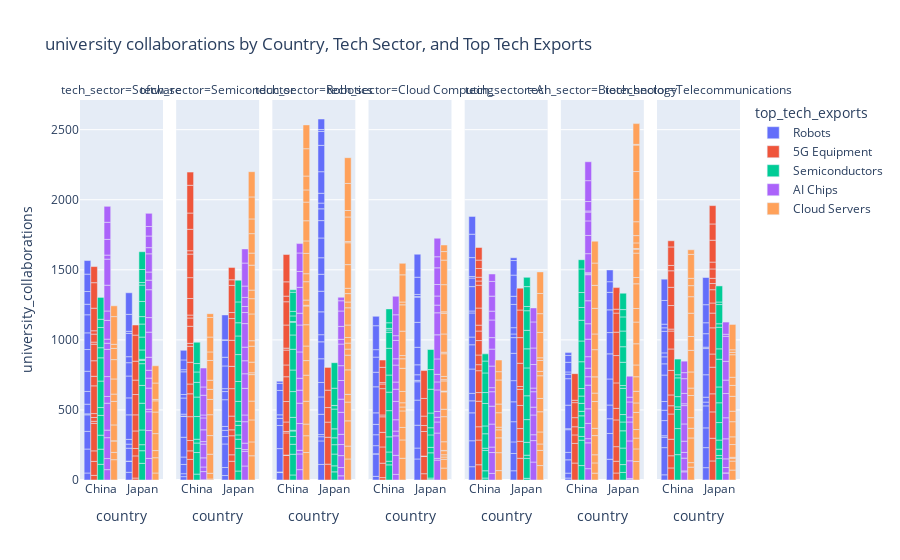

Notebook cell for this chart:
### Markdown cell above
### university collaborations by Country, Tech Sector, and Top Tech Exports

### Code cell
fig = px.bar(
    df, 
    x='country', 
    y='university_collaborations', 
    color='top_tech_exports', 
    facet_col='tech_sector', 
    title=' university collaborations by Country, Tech Sector, and Top Tech Exports',
    labels={'market_share':'Market Share (%)'}, 
    barmode='group',
    color_continuous_scale=px.colors.sequential.Rainbow
)

fig.show()

### Figure 1 — Plotly figure (JSON) as saved in the notebook; plotly's stock layout.template omitted (floating-point values rounded to 4 significant figures)
{"data": [{"alignmentgroup": "True", "hovertemplate": "top_tech_exports=Robots<br>tech_sector=Software<br>country=%{x}<br>university_collaborations=%{y}<extra></extra>", "legendgroup": "Robots", "marker": {"color": "#636efa", "pattern": {"shape": ""}}, "name": "Robots", "offsetgroup": "Robots", "orientation": "v", "showlegend": true, "textposition": "auto", "type": "bar", "x": ["China", "China", "China", "Japan", "China", "China", "China", "China", "China", "Japan", "China", "Japan", "Japan", "China", "China", "Japan", "Japan", "Japan", "Japan", "China", "Japan", "Japan", "Japan", "Japan", "Japan", "China", "Japan", "China", "China", "Japan"], "xaxis": "x", "y": [50, 171, 126, 55, 118, 7, 69, 91, 144, 79, 155, 1, 92, 119, 129, 29, 34, 175, 121, 75, 156, 95, 43, 166, 15, 91, 121, 124, 97, 154], "yaxis": "y"}, {"alignmentgroup": "True", "hovertemplate": "top_tech_exports=Robots<br>tech_sector=Semiconductor<br>country=%{x}<br>university_collaborations=%{y}<extra></extra>", "legendgroup": "Robots", "marker": {"color": "#636efa", "pattern": {"shape": ""}}, "name": "Robots", "offsetgroup": "Robots", "orientation": "v", "showlegend": false, "textposition": "auto", "type": "bar", "x": ["China", "Japan", "China", "Japan", "Japan", "China", "China", "China", "Japan", "Japan", "Japan", "China", "Japan", "China", "China", "Japan", "China", "Japan", "China", "Japan", "China", "Japan", "Japan", "China", "China", "Japan", "Japan", "China"], "xaxis": "x2", "y": [24, 32, 21, 57, 168, 66, 53, 141, 53, 44, 28, 149, 191, 2, 14, 58, 115, 21, 25, 162, 162, 62, 122, 15, 70, 2, 178, 68], "yaxis": "y2"}, {"alignmentgroup": "True", "hovertemplate": "top_tech_exports=Robots<br>tech_sector=Robotics<br>country=%{x}<br>university_collaborations=%{y}<extra></extra>", "legendgroup": "Robots", "marker": {"color": "#636efa", "pattern": {"shape": ""}}, "name": "Robots", "offsetgroup": "Robots", "orientation": "v", "showlegend": false, "textposition": "auto", "type": "bar", "x": ["China", "Japan", "Japan", "China", "Japan", "Japan", "Japan", "Japan", "Japan", "Japan", "China", "China", "Japan", "Japan", "Japan", "China", "Japan", "Japan", "Japan", "Japan", "China", "China", "Japan", "Japan", "Japan", "China", "Japan", "Japan", "Japan", "Japan", "Japan", "China", "Japan"], "xaxis": "x3", "y": [53, 111, 168, 4, 30, 15, 145, 124, 103, 169, 167, 165, 121, 51, 163, 51, 147, 121, 118, 141, 25, 174, 124, 84, 41, 51, 70, 154, 188, 100, 13, 15, 75], "yaxis": "y3"}, {"alignmentgroup": "True", "hovertemplate": "top_tech_exports=Robots<br>tech_sector=Cloud Computing<br>country=%{x}<br>university_collaborations=%{y}<extra></extra>", "legendgroup": "Robots", "marker": {"color": "#636efa", "pattern": {"shape": ""}}, "name": "Robots", "offsetgroup": "Robots", "orientation": "v", "showlegend": false, "textposition": "auto", "type": "bar", "x": ["Japan", "Japan", "Japan", "Japan", "Japan", "Japan", "Japan", "China", "Japan", "China", "China", "China", "Japan", "Japan", "China", "China", "China", "Japan", "Japan", "Japan", "China", "Japan", "China", "China", "China", "Japan", "China", "China"], "xaxis": "x4", "y": [150, 78, 163, 179, 131, 10, 40, 26, 71, 160, 1, 58, 125, 178, 78, 74, 82, 180, 4, 15, 186, 123, 104, 108, 53, 164, 171, 67], "yaxis": "y4"}, {"alignmentgroup": "True", "hovertemplate": "top_tech_exports=Robots<br>tech_sector=AI<br>country=%{x}<br>university_collaborations=%{y}<extra></extra>", "legendgroup": "Robots", "marker": {"color": "#636efa", "pattern": {"shape": ""}}, "name": "Robots", "offsetgroup": "Robots", "orientation": "v", "showlegend": false, "textposition": "auto", "type": "bar", "x": ["China", "China", "Japan", "Japan", "China", "Japan", "China", "Japan", "China", "Japan", "Japan", "Japan", "China", "China", "China", "Japan", "China", "China", "Japan", "Japan", "Japan", "China", "China", "China", "Japan", "Japan", "China", "China", "Japan", "China", "Japan"], "xaxis": "x5", "y": [95, 185, 66, 123, 199, 83, 86, 144, 53, 142, 151, 195, 174, 173, 55, 112, 172, 14, 26, 45, 166, 174, 61, 11, 58, 151, 135, 167, 104, 127, 20], "yaxis": "y5"}, {"alignmentgroup": "True", "hovertemplate": "top_tech_exports=Robots<br>tech_sector=Biotechnology<br>country=%{x}<br>university_collaborations=%{y}<extra></extra>", "legendgroup": "Robots", "marker": {"color": "#636efa", "pattern": {"shape": ""}}, "name": "Robots", "offsetgroup": "Robots", "orientation": "v", "showlegend": false, "textposition": "auto", "type": "bar", "x": ["Japan", "Japan", "China", "Japan", "China", "China", "Japan", "China", "Japan", "Japan", "China", "Japan", "Japan", "China", "China", "China", "China", "China", "China", "China", "Japan", "Japan", "China", "Japan"], "xaxis": "x6", "y": [148, 184, 14, 105, 35, 95, 98, 53, 186, 179, 162, 152, 162, 7, 168, 189, 32, 16, 69, 49, 125, 76, 20, 84], "yaxis": "y6"}, {"alignmentgroup": "True", "hovertemplate": "top_tech_exports=Robots<br>tech_sector=Telecommunications<br>country=%{x}<br>university_collaborations=%{y}<extra></extra>", "legendgroup": "Robots", "marker": {"color": "#636efa", "pattern": {"shape": ""}}, "name": "Robots", "offsetgroup": "Robots", "orientation": "v", "showlegend": false, "textposition": "auto", "type": "bar", "x": ["Japan", "Japan", "China", "China", "China", "Japan", "Japan", "Japan", "China", "Japan", "Japan", "China", "China", "Japan", "China", "China", "China", "Japan", "China", "Japan", "China", "China", "China", "Japan", "China", "Japan", "China", "China", "Japan"], "xaxis": "x7", "y": [88, 143, 37, 194, 74, 141, 157, 27, 11, 35, 160, 108, 74, 187, 62, 189, 80, 10, 50, 96, 28, 154, 25, 78, 26, 129, 169, 152, 194], "yaxis": "y7"}, {"alignmentgroup": "True", "hovertemplate": "top_tech_exports=5G Equipment<br>tech_sector=Software<br>country=%{x}<br>university_collaborations=%{y}<extra></extra>", "legendgroup": "5G Equipment", "marker": {"color": "#EF553B", "pattern": {"shape": ""}}, "name": "5G Equipment", "offsetgroup": "5G Equipment", "orientation": "v", "showlegend": true, "textposition": "auto", "type": "bar", "x": ["Japan", "China", "Japan", "China", "Japan", "Japan", "China", "China", "China", "China", "Japan", "China", "China", "China", "China", "China", "Japan", "Japan", "Japan", "China", "China", "China", "Japan", "Japan", "China", "China", "China"], "xaxis": "x", "y": [14, 33, 158, 100, 53, 125, 75, 196, 15, 27, 115, 28, 198, 68, 111, 118, 145, 103, 135, 15, 57, 24, 186, 72, 161, 182, 115], "yaxis": "y"}, {"alignmentgroup": "True", "hovertemplate": "top_tech_exports=5G Equipment<br>tech_sector=Semiconductor<br>country=%{x}<br>university_collaborations=%{y}<extra></extra>", "legendgroup": "5G Equipment", "marker": {"color": "#EF553B", "pattern": {"shape": ""}}, "name": "5G Equipment", "offsetgroup": "5G Equipment", "orientation": "v", "showlegend": false, "textposition": "auto", "type": "bar", "x": ["Japan", "Japan", "China", "China", "China", "China", "China", "Japan", "Japan", "Japan", "Japan", "China", "Japan", "China", "China", "Japan", "China", "China", "Japan", "Japan", "China", "China", "China", "China", "Japan", "China", "Japan", "China", "China", "China", "China", "Japan", "China"], "xaxis": "x2", "y": [134, 46, 147, 61, 74, 170, 163, 136, 42, 98, 196, 70, 159, 155, 114, 186, 21, 122, 155, 43, 59, 21, 118, 149, 194, 168, 40, 24, 153, 116, 198, 88, 94], "yaxis": "y2"}, {"alignmentgroup": "True", "hovertemplate": "top_tech_exports=5G Equipment<br>tech_sector=Robotics<br>country=%{x}<br>university_collaborations=%{y}<extra></extra>", "legendgroup": "5G Equipment", "marker": {"color": "#EF553B", "pattern": {"shape": ""}}, "name": "5G Equipment", "offsetgroup": "5G Equipment", "orientation": "v", "showlegend": false, "textposition": "auto", "type": "bar", "x": ["China", "Japan", "Japan", "China", "China", "China", "China", "China", "China", "Japan", "China", "China", "China", "China", "Japan", "China", "Japan", "Japan", "China", "Japan", "China", "China"], "xaxis": "x3", "y": [176, 113, 192, 2, 158, 10, 68, 146, 177, 108, 84, 106, 14, 165, 104, 166, 124, 164, 40, 2, 102, 195], "yaxis": "y3"}, {"alignmentgroup": "True", "hovertemplate": "top_tech_exports=5G Equipment<br>tech_sector=Cloud Computing<br>country=%{x}<br>university_collaborations=%{y}<extra></extra>", "legendgroup": "5G Equipment", "marker": {"color": "#EF553B", "pattern": {"shape": ""}}, "name": "5G Equipment", "offsetgroup": "5G Equipment", "orientation": "v", "showlegend": false, "textposition": "auto", "type": "bar", "x": ["China", "Japan", "Japan", "Japan", "China", "China", "Japan", "China", "Japan", "China", "China", "China", "Japan", "Japan", "China", "Japan", "China", "China", "China"], "xaxis": "x4", "y": [17, 45, 124, 2, 103, 116, 175, 104, 43, 111, 13, 188, 67, 126, 33, 199, 10, 109, 52], "yaxis": "y4"}, {"alignmentgroup": "True", "hovertemplate": "top_tech_exports=5G Equipment<br>tech_sector=AI<br>country=%{x}<br>university_collaborations=%{y}<extra></extra>", "legendgroup": "5G Equipment", "marker": {"color": "#EF553B", "pattern": {"shape": ""}}, "name": "5G Equipment", "offsetgroup": "5G Equipment", "orientation": "v", "showlegend": false, "textposition": "auto", "type": "bar", "x": ["Japan", "China", "Japan", "China", "China", "China", "China", "Japan", "Japan", "China", "Japan", "China", "China", "China", "Japan", "China", "China", "Japan", "China", "China", "China", "China", "China", "China", "Japan", "China", "Japan", "Japan"], "xaxis": "x5", "y": [155, 109, 121, 176, 95, 182, 62, 91, 165, 156, 115, 43, 69, 103, 20, 68, 42, 166, 122, 163, 30, 27, 62, 60, 183, 90, 197, 156], "yaxis": "y5"}, {"alignmentgroup": "True", "hovertemplate": "top_tech_exports=5G Equipment<br>tech_sector=Biotechnology<br>country=%{x}<br>university_collaborations=%{y}<extra></extra>", "legendgroup": "5G Equipment", "marker": {"color": "#EF553B", "pattern": {"shape": ""}}, "name": "5G Equipment", "offsetgroup": "5G Equipment", "orientation": "v", "showlegend": false, "textposition": "auto", "type": "bar", "x": ["Japan", "China", "Japan", "Japan", "China", "China", "China", "Japan", "Japan", "Japan", "China", "Japan", "Japan", "Japan", "Japan", "China", "Japan", "China", "China"], "xaxis": "x6", "y": [50, 121, 84, 104, 140, 61, 58, 191, 82, 182, 65, 195, 167, 136, 28, 107, 154, 17, 190], "yaxis": "y6"}, {"alignmentgroup": "True", "hovertemplate": "top_tech_exports=5G Equipment<br>tech_sector=Telecommunications<br>country=%{x}<br>university_collaborations=%{y}<extra></extra>", "legendgroup": "5G Equipment", "marker": {"color": "#EF553B", "pattern": {"shape": ""}}, "name": "5G Equipment", "offsetgroup": "5G Equipment", "orientation": "v", "showlegend": false, "textposition": "auto", "type": "bar", "x": ["China", "China", "China", "China", "China", "China", "Japan", "China", "China", "Japan", "Japan", "Japan", "Japan", "China", "Japan", "China", "Japan", "China", "Japan", "China", "China", "Japan", "Japan", "Japan", "Japan", "Japan", "Japan", "China", "Japan", "China", "China", "Japan", "Japan"], "xaxis": "x7", "y": [86, 87, 118, 180, 59, 77, 136, 175, 153, 162, 188, 129, 190, 128, 94, 14, 187, 168, 105, 130, 118, 72, 95, 44, 37, 67, 49, 38, 156, 132, 44, 116, 131], "yaxis": "y7"}, {"alignmentgroup": "True", "hovertemplate": "top_tech_exports=Semiconductors<br>tech_sector=Software<br>country=%{x}<br>university_collaborations=%{y}<extra></extra>", "legendgroup": "Semiconductors", "marker": {"color": "#00cc96", "pattern": {"shape": ""}}, "name": "Semiconductors", "offsetgroup": "Semiconductors", "orientation": "v", "showlegend": true, "textposition": "auto", "type": "bar", "x": ["Japan", "China", "Japan", "Japan", "Japan", "China", "Japan", "Japan", "China", "China", "China", "Japan", "Japan", "China", "Japan", "Japan", "Japan", "China", "Japan", "China", "China", "Japan", "China", "Japan", "Japan", "Japan", "China", "Japan", "Japan"], "xaxis": "x", "y": [119, 112, 90, 43, 105, 108, 191, 127, 100, 141, 56, 155, 23, 189, 8, 67, 92, 166, 93, 72, 144, 53, 59, 108, 117, 18, 156, 93, 127], "yaxis": "y"}, {"alignmentgroup": "True", "hovertemplate": "top_tech_exports=Semiconductors<br>tech_sector=Semiconductor<br>country=%{x}<br>university_collaborations=%{y}<extra></extra>", "legendgroup": "Semiconductors", "marker": {"color": "#00cc96", "pattern": {"shape": ""}}, "name": "Semiconductors", "offsetgroup": "Semiconductors", "orientation": "v", "showlegend": false, "textposition": "auto", "type": "bar", "x": ["Japan", "China", "Japan", "Japan", "Japan", "China", "Japan", "Japan", "China", "Japan", "Japan", "Japan", "Japan", "China", "China", "Japan", "China", "China", "China", "Japan", "China", "China", "Japan"], "xaxis": "x2", "y": [64, 42, 162, 65, 31, 154, 68, 29, 68, 142, 142, 192, 133, 27, 162, 94, 139, 105, 74, 149, 60, 152, 155], "yaxis": "y2"}, {"alignmentgroup": "True", "hovertemplate": "top_tech_exports=Semiconductors<br>tech_sector=Robotics<br>country=%{x}<br>university_collaborations=%{y}<extra></extra>", "legendgroup": "Semiconductors", "marker": {"color": "#00cc96", "pattern": {"shape": ""}}, "name": "Semiconductors", "offsetgroup": "Semiconductors", "orientation": "v", "showlegend": false, "textposition": "auto", "type": "bar", "x": ["Japan", "China", "China", "Japan", "Japan", "China", "China", "Japan", "Japan", "Japan", "China", "China", "China", "China", "Japan", "China", "Japan", "China", "China", "China", "Japan", "China", "Japan", "China", "China", "China", "Japan", "China"], "xaxis": "x3", "y": [58, 36, 148, 43, 84, 71, 55, 67, 49, 64, 40, 5, 92, 184, 141, 154, 25, 148, 102, 91, 1, 5, 123, 40, 32, 137, 182, 17], "yaxis": "y3"}, {"alignmentgroup": "True", "hovertemplate": "top_tech_exports=Semiconductors<br>tech_sector=Cloud Computing<br>country=%{x}<br>university_collaborations=%{y}<extra></extra>", "legendgroup": "Semiconductors", "marker": {"color": "#00cc96", "pattern": {"shape": ""}}, "name": "Semiconductors", "offsetgroup": "Semiconductors", "orientation": "v", "showlegend": false, "textposition": "auto", "type": "bar", "x": ["Japan", "Japan", "China", "Japan", "China", "Japan", "China", "China", "China", "Japan", "China", "Japan", "Japan", "Japan", "China", "China", "China", "China", "Japan", "China", "China", "Japan", "China"], "xaxis": "x4", "y": [5, 9, 108, 180, 26, 39, 66, 108, 187, 89, 132, 51, 105, 170, 122, 191, 114, 17, 140, 11, 40, 143, 99], "yaxis": "y4"}, {"alignmentgroup": "True", "hovertemplate": "top_tech_exports=Semiconductors<br>tech_sector=AI<br>country=%{x}<br>university_collaborations=%{y}<extra></extra>", "legendgroup": "Semiconductors", "marker": {"color": "#00cc96", "pattern": {"shape": ""}}, "name": "Semiconductors", "offsetgroup": "Semiconductors", "orientation": "v", "showlegend": false, "textposition": "auto", "type": "bar", "x": ["Japan", "Japan", "Japan", "Japan", "China", "China", "Japan", "China", "China", "Japan", "Japan", "China", "Japan", "China", "Japan", "Japan", "Japan", "China", "China", "Japan", "China", "Japan", "China", "China"], "xaxis": "x5", "y": [12, 142, 23, 92, 14, 52, 162, 145, 16, 170, 199, 103, 136, 56, 132, 140, 30, 160, 78, 142, 140, 66, 85, 51], "yaxis": "y5"}, {"alignmentgroup": "True", "hovertemplate": "top_tech_exports=Semiconductors<br>tech_sector=Biotechnology<br>country=%{x}<br>university_collaborations=%{y}<extra></extra>", "legendgroup": "Semiconductors", "marker": {"color": "#00cc96", "pattern": {"shape": ""}}, "name": "Semiconductors", "offsetgroup": "Semiconductors", "orientation": "v", "showlegend": false, "textposition": "auto", "type": "bar", "x": ["Japan", "Japan", "China", "China", "Japan", "China", "China", "China", "China", "China", "Japan", "China", "Japan", "China", "China", "China", "Japan", "China", "Japan", "Japan", "China", "China", "China", "Japan", "China", "Japan", "Japan", "Japan", "Japan", "Japan"], "xaxis": "x6", "y": [54, 56, 103, 181, 118, 27, 63, 84, 32, 57, 123, 52, 63, 54, 191, 148, 53, 148, 187, 20, 91, 107, 168, 166, 66, 111, 112, 101, 52, 117], "yaxis": "y6"}, {"alignmentgroup": "True", "hovertemplate": "top_tech_exports=Semiconductors<br>tech_sector=Telecommunications<br>country=%{x}<br>university_collaborations=%{y}<extra></extra>", "legendgroup": "Semiconductors", "marker": {"color": "#00cc96", "pattern": {"shape": ""}}, "name": "Semiconductors", "offsetgroup": "Semiconductors", "orientation": "v", "showlegend": false, "textposition": "auto", "type": "bar", "x": ["Japan", "Japan", "China", "China", "Japan", "Japan", "Japan", "China", "Japan", "China", "Japan", "China", "China", "Japan", "Japan", "Japan", "Japan", "China", "Japan", "Japan", "Japan", "China"], "xaxis": "x7", "y": [155, 20, 181, 186, 45, 65, 125, 136, 141, 19, 113, 73, 134, 198, 74, 154, 25, 22, 137, 18, 115, 112], "yaxis": "y7"}, {"alignmentgroup": "True", "hovertemplate": "top_tech_exports=AI Chips<br>tech_sector=Software<br>country=%{x}<br>university_collaborations=%{y}<extra></extra>", "legendgroup": "AI Chips", "marker": {"color": "#ab63fa", "pattern": {"shape": ""}}, "name": "AI Chips", "offsetgroup": "AI Chips", "orientation": "v", "showlegend": true, "textposition": "auto", "type": "bar", "x": ["Japan", "Japan", "China", "China", "Japan", "Japan", "China", "Japan", "Japan", "China", "China", "Japan", "China", "Japan", "China", "Japan", "China", "China", "Japan", "China", "China", "Japan", "Japan", "China", "Japan", "China", "Japan", "China", "China", "Japan", "Japan", "Japan", "China", "China", "Japan", "China"], "xaxis": "x", "y": [154, 199, 74, 79, 134, 18, 149, 151, 71, 54, 192, 56, 48, 93, 142, 179, 194, 44, 104, 29, 134, 199, 68, 67, 58, 184, 130, 186, 29, 44, 83, 68, 112, 122, 94, 114], "yaxis": "y"}, {"alignmentgroup": "True", "hovertemplate": "top_tech_exports=AI Chips<br>tech_sector=Semiconductor<br>country=%{x}<br>university_collaborations=%{y}<extra></extra>", "legendgroup": "AI Chips", "marker": {"color": "#ab63fa", "pattern": {"shape": ""}}, "name": "AI Chips", "offsetgroup": "AI Chips", "orientation": "v", "showlegend": false, "textposition": "auto", "type": "bar", "x": ["China", "China", "Japan", "Japan", "Japan", "China", "Japan", "China", "Japan", "China", "Japan", "Japan", "Japan", "Japan", "China", "Japan", "China", "China", "Japan", "Japan", "China", "Japan", "Japan", "China", "China", "Japan", "China", "Japan", "Japan"], "xaxis": "x2", "y": [2, 58, 100, 104, 13, 33, 46, 65, 153, 98, 48, 190, 104, 93, 18, 97, 84, 85, 168, 79, 21, 43, 65, 141, 59, 81, 135, 164, 101], "yaxis": "y2"}, {"alignmentgroup": "True", "hovertemplate": "top_tech_exports=AI Chips<br>tech_sector=Robotics<br>country=%{x}<br>university_collaborations=%{y}<extra></extra>", "legendgroup": "AI Chips", "marker": {"color": "#ab63fa", "pattern": {"shape": ""}}, "name": "AI Chips", "offsetgroup": "AI Chips", "orientation": "v", "showlegend": false, "textposition": "auto", "type": "bar", "x": ["China", "China", "China", "Japan", "Japan", "China", "China", "Japan", "China", "Japan", "Japan", "China", "Japan", "China", "Japan", "China", "China", "China", "Japan", "China", "China", "Japan", "Japan", "Japan", "Japan", "China", "Japan", "Japan", "Japan"], "xaxis": "x3", "y": [74, 112, 26, 30, 59, 191, 145, 85, 93, 79, 73, 85, 157, 188, 94, 192, 84, 185, 133, 113, 132, 106, 154, 34, 92, 67, 110, 73, 25], "yaxis": "y3"}, {"alignmentgroup": "True", "hovertemplate": "top_tech_exports=AI Chips<br>tech_sector=Cloud Computing<br>country=%{x}<br>university_collaborations=%{y}<extra></extra>", "legendgroup": "AI Chips", "marker": {"color": "#ab63fa", "pattern": {"shape": ""}}, "name": "AI Chips", "offsetgroup": "AI Chips", "orientation": "v", "showlegend": false, "textposition": "auto", "type": "bar", "x": ["Japan", "Japan", "China", "Japan", "China", "Japan", "China", "Japan", "Japan", "China", "Japan", "China", "Japan", "China", "Japan", "Japan", "Japan", "Japan", "Japan", "Japan", "China", "China", "Japan", "Japan", "China", "China", "Japan", "China", "China", "Japan", "China", "China"], "xaxis": "x4", "y": [142, 12, 40, 181, 136, 79, 139, 34, 41, 34, 154, 81, 57, 131, 54, 110, 172, 157, 55, 65, 87, 51, 82, 119, 121, 45, 79, 131, 34, 132, 149, 132], "yaxis": "y4"}, {"alignmentgroup": "True", "hovertemplate": "top_tech_exports=AI Chips<br>tech_sector=AI<br>country=%{x}<br>university_collaborations=%{y}<extra></extra>", "legendgroup": "AI Chips", "marker": {"color": "#ab63fa", "pattern": {"shape": ""}}, "name": "AI Chips", "offsetgroup": "AI Chips", "orientation": "v", "showlegend": false, "textposition": "auto", "type": "bar", "x": ["China", "Japan", "Japan", "China", "China", "China", "China", "Japan", "China", "China", "China", "China", "China", "China", "Japan", "Japan", "Japan", "Japan", "China", "Japan", "Japan", "Japan", "China", "Japan", "China", "China"], "xaxis": "x5", "y": [47, 128, 153, 149, 39, 164, 128, 42, 103, 29, 154, 121, 82, 126, 141, 56, 110, 26, 63, 168, 118, 186, 107, 100, 105, 53], "yaxis": "y5"}, {"alignmentgroup": "True", "hovertemplate": "top_tech_exports=AI Chips<br>tech_sector=Biotechnology<br>country=%{x}<br>university_collaborations=%{y}<extra></extra>", "legendgroup": "AI Chips", "marker": {"color": "#ab63fa", "pattern": {"shape": ""}}, "name": "AI Chips", "offsetgroup": "AI Chips", "orientation": "v", "showlegend": false, "textposition": "auto", "type": "bar", "x": ["China", "China", "Japan", "China", "China", "China", "China", "China", "Japan", "China", "China", "China", "Japan", "Japan", "China", "Japan", "Japan", "China", "Japan", "China", "China", "China", "China", "China", "China", "China", "China", "China", "Japan", "China", "China", "Japan"], "xaxis": "x6", "y": [81, 184, 7, 30, 109, 104, 169, 60, 4, 61, 82, 125, 126, 142, 110, 135, 35, 164, 108, 186, 6, 8, 136, 130, 104, 63, 8, 67, 34, 149, 135, 150], "yaxis": "y6"}, {"alignmentgroup": "True", "hovertemplate": "top_tech_exports=AI Chips<br>tech_sector=Telecommunications<br>country=%{x}<br>university_collaborations=%{y}<extra></extra>", "legendgroup": "AI Chips", "marker": {"color": "#ab63fa", "pattern": {"shape": ""}}, "name": "AI Chips", "offsetgroup": "AI Chips", "orientation": "v", "showlegend": false, "textposition": "auto", "type": "bar", "x": ["China", "Japan", "Japan", "China", "China", "Japan", "Japan", "China", "China", "China", "China", "Japan", "Japan", "China", "China", "Japan", "Japan", "China", "Japan", "Japan", "Japan", "China", "China", "Japan"], "xaxis": "x7", "y": [58, 50, 1, 7, 91, 38, 62, 41, 80, 123, 131, 143, 150, 13, 74, 173, 96, 105, 134, 178, 15, 43, 82, 87], "yaxis": "y7"}, {"alignmentgroup": "True", "hovertemplate": "top_tech_exports=Cloud Servers<br>tech_sector=Software<br>country=%{x}<br>university_collaborations=%{y}<extra></extra>", "legendgroup": "Cloud Servers", "marker": {"color": "#FFA15A", "pattern": {"shape": ""}}, "name": "Cloud Servers", "offsetgroup": "Cloud Servers", "orientation": "v", "showlegend": true, "textposition": "auto", "type": "bar", "x": ["China", "China", "Japan", "Japan", "China", "Japan", "Japan", "Japan", "China", "Japan", "China", "China", "China", "Japan", "Japan", "China", "China", "China", "China", "China", "Japan", "China"], "xaxis": "x", "y": [145, 52, 50, 109, 82, 51, 121, 154, 1, 80, 113, 168, 52, 10, 117, 108, 138, 80, 29, 198, 123, 77], "yaxis": "y"}, {"alignmentgroup": "True", "hovertemplate": "top_tech_exports=Cloud Servers<br>tech_sector=Semiconductor<br>country=%{x}<br>university_collaborations=%{y}<extra></extra>", "legendgroup": "Cloud Servers", "marker": {"color": "#FFA15A", "pattern": {"shape": ""}}, "name": "Cloud Servers", "offsetgroup": "Cloud Servers", "orientation": "v", "showlegend": false, "textposition": "auto", "type": "bar", "x": ["China", "China", "Japan", "Japan", "Japan", "Japan", "Japan", "China", "China", "China", "Japan", "China", "China", "China", "Japan", "Japan", "Japan", "Japan", "China", "Japan", "Japan", "China", "China", "Japan", "Japan", "Japan", "Japan", "China", "Japan", "China", "Japan"], "xaxis": "x2", "y": [7, 41, 173, 99, 157, 134, 189, 136, 133, 149, 13, 109, 72, 65, 76, 114, 39, 191, 141, 109, 61, 61, 106, 178, 86, 139, 105, 140, 157, 27, 180], "yaxis": "y2"}, {"alignmentgroup": "True", "hovertemplate": "top_tech_exports=Cloud Servers<br>tech_sector=Robotics<br>country=%{x}<br>university_collaborations=%{y}<extra></extra>", "legendgroup": "Cloud Servers", "marker": {"color": "#FFA15A", "pattern": {"shape": ""}}, "name": "Cloud Servers", "offsetgroup": "Cloud Servers", "orientation": "v", "showlegend": false, "textposition": "auto", "type": "bar", "x": ["Japan", "China", "China", "Japan", "China", "Japan", "Japan", "Japan", "Japan", "Japan", "Japan", "Japan", "China", "Japan", "China", "China", "China", "China", "China", "China", "China", "China", "Japan", "China", "Japan", "Japan", "Japan", "Japan", "China", "Japan", "China", "Japan", "Japan", "Japan", "China", "Japan", "China", "China", "China", "China", "Japan", "China", "Japan"], "xaxis": "x3", "y": [150, 196, 120, 92, 83, 180, 134, 55, 175, 105, 43, 43, 163, 40, 186, 104, 104, 152, 134, 5, 37, 131, 89, 57, 123, 41, 60, 38, 145, 169, 89, 156, 9, 175, 144, 46, 133, 87, 99, 195, 193, 170, 184], "yaxis": "y3"}, {"alignmentgroup": "True", "hovertemplate": "top_tech_exports=Cloud Servers<br>tech_sector=Cloud Computing<br>country=%{x}<br>university_collaborations=%{y}<extra></extra>", "legendgroup": "Cloud Servers", "marker": {"color": "#FFA15A", "pattern": {"shape": ""}}, "name": "Cloud Servers", "offsetgroup": "Cloud Servers", "orientation": "v", "showlegend": false, "textposition": "auto", "type": "bar", "x": ["Japan", "Japan", "Japan", "China", "Japan", "Japan", "China", "Japan", "China", "China", "China", "Japan", "Japan", "Japan", "Japan", "Japan", "Japan", "Japan", "China", "China", "China", "China", "China", "Japan", "Japan", "Japan", "Japan", "China", "Japan", "Japan", "Japan", "China", "China", "Japan", "Japan", "Japan", "Japan", "China", "China"], "xaxis": "x4", "y": [85, 63, 16, 155, 16, 29, 131, 2, 89, 118, 28, 62, 179, 53, 124, 3, 3, 72, 30, 81, 165, 68, 23, 9, 23, 162, 11, 174, 130, 148, 10, 188, 20, 194, 175, 61, 47, 194, 82], "yaxis": "y4"}, {"alignmentgroup": "True", "hovertemplate": "top_tech_exports=Cloud Servers<br>tech_sector=AI<br>country=%{x}<br>university_collaborations=%{y}<extra></extra>", "legendgroup": "Cloud Servers", "marker": {"color": "#FFA15A", "pattern": {"shape": ""}}, "name": "Cloud Servers", "offsetgroup": "Cloud Servers", "orientation": "v", "showlegend": false, "textposition": "auto", "type": "bar", "x": ["Japan", "Japan", "China", "China", "China", "China", "Japan", "Japan", "China", "Japan", "China", "Japan", "Japan", "Japan", "Japan", "Japan", "China", "China", "Japan", "China", "Japan", "China", "Japan", "Japan"], "xaxis": "x5", "y": [103, 108, 67, 128, 106, 57, 46, 86, 19, 144, 103, 95, 162, 31, 78, 19, 62, 172, 181, 59, 134, 83, 144, 154], "yaxis": "y5"}, {"alignmentgroup": "True", "hovertemplate": "top_tech_exports=Cloud Servers<br>tech_sector=Biotechnology<br>country=%{x}<br>university_collaborations=%{y}<extra></extra>", "legendgroup": "Cloud Servers", "marker": {"color": "#FFA15A", "pattern": {"shape": ""}}, "name": "Cloud Servers", "offsetgroup": "Cloud Servers", "orientation": "v", "showlegend": false, "textposition": "auto", "type": "bar", "x": ["Japan", "Japan", "Japan", "China", "China", "Japan", "China", "Japan", "China", "Japan", "Japan", "Japan", "Japan", "China", "Japan", "Japan", "China", "Japan", "Japan", "China", "China", "China", "Japan", "China", "China", "Japan", "China", "Japan", "Japan", "Japan", "Japan", "Japan", "Japan", "China", "Japan", "China", "Japan", "Japan", "Japan"], "xaxis": "x6", "y": [132, 90, 77, 49, 73, 61, 58, 122, 137, 68, 83, 104, 84, 52, 151, 155, 191, 97, 176, 60, 116, 194, 45, 112, 183, 174, 164, 28, 5, 40, 52, 99, 161, 159, 197, 156, 189, 5, 148], "yaxis": "y6"}, {"alignmentgroup": "True", "hovertemplate": "top_tech_exports=Cloud Servers<br>tech_sector=Telecommunications<br>country=%{x}<br>university_collaborations=%{y}<extra></extra>", "legendgroup": "Cloud Servers", "marker": {"color": "#FFA15A", "pattern": {"shape": ""}}, "name": "Cloud Servers", "offsetgroup": "Cloud Servers", "orientation": "v", "showlegend": false, "textposition": "auto", "type": "bar", "x": ["China", "Japan", "Japan", "China", "China", "China", "China", "China", "Japan", "China", "Japan", "China", "Japan", "China", "Japan", "Japan", "China", "China", "Japan", "Japan", "Japan", "China", "Japan", "Japan", "Japan", "China", "China", "Japan", "Japan", "China", "China"], "xaxis": "x7", "y": [92, 71, 64, 32, 176, 69, 76, 158, 20, 53, 7, 115, 91, 154, 55, 108, 99, 166, 75, 106, 78, 118, 58, 161, 17, 79, 52, 18, 181, 171, 33], "yaxis": "y7"}], "layout": {"annotations": [{"font": {}, "showarrow": false, "text": "tech_sector=Software", "x": 0.06286, "xanchor": "center", "xref": "paper", "y": 1, "yanchor": "bottom", "yref": "paper"}, {"font": {}, "showarrow": false, "text": "tech_sector=Semiconductor", "x": 0.2086, "xanchor": "center", "xref": "paper", "y": 1, "yanchor": "bottom", "yref": "paper"}, {"font": {}, "showarrow": false, "text": "tech_sector=Robotics", "x": 0.3543, "xanchor": "center", "xref": "paper", "y": 1, "yanchor": "bottom", "yref": "paper"}, {"font": {}, "showarrow": false, "text": "tech_sector=Cloud Computing", "x": 0.5, "xanchor": "center", "xref": "paper", "y": 1, "yanchor": "bottom", "yref": "paper"}, {"font": {}, "showarrow": false, "text": "tech_sector=AI", "x": 0.6457, "xanchor": "center", "xref": "paper", "y": 1, "yanchor": "bottom", "yref": "paper"}, {"font": {}, "showarrow": false, "text": "tech_sector=Biotechnology", "x": 0.7914, "xanchor": "center", "xref": "paper", "y": 1, "yanchor": "bottom", "yref": "paper"}, {"font": {}, "showarrow": false, "text": "tech_sector=Telecommunications", "x": 0.9371, "xanchor": "center", "xref": "paper", "y": 1, "yanchor": "bottom", "yref": "paper"}], "barmode": "group", "legend": {"title": {"text": "top_tech_exports"}, "tracegroupgap": 0}, "title": {"text": " university collaborations by Country, Tech Sector, and Top Tech Exports"}, "xaxis": {"anchor": "y", "domain": [0, 0.1257], "title": {"text": "country"}}, "xaxis2": {"anchor": "y2", "domain": [0.1457, 0.2714], "matches": "x", "title": {"text": "country"}}, "xaxis3": {"anchor": "y3", "domain": [0.2914, 0.4171], "matches": "x", "title": {"text": "country"}}, "xaxis4": {"anchor": "y4", "domain": [0.4371, 0.5629], "matches": "x", "title": {"text": "country"}}, "xaxis5": {"anchor": "y5", "domain": [0.5829, 0.7086], "matches": "x", "title": {"text": "country"}}, "xaxis6": {"anchor": "y6", "domain": [0.7286, 0.8543], "matches": "x", "title": {"text": "country"}}, "xaxis7": {"anchor": "y7", "domain": [0.8743, 1.0], "matches": "x", "title": {"text": "country"}}, "yaxis": {"anchor": "x", "domain": [0, 1], "title": {"text": "university_collaborations"}}, "yaxis2": {"anchor": "x2", "domain": [0, 1], "matches": "y", "showticklabels": false}, "yaxis3": {"anchor": "x3", "domain": [0, 1], "matches": "y", "showticklabels": false}, "yaxis4": {"anchor": "x4", "domain": [0, 1], "matches": "y", "showticklabels": false}, "yaxis5": {"anchor": "x5", "domain": [0, 1], "matches": "y", "showticklabels": false}, "yaxis6": {"anchor": "x6", "domain": [0, 1], "matches": "y", "showticklabels": false}, "yaxis7": {"anchor": "x7", "domain": [0, 1], "matches": "y", "showticklabels": false}}}
